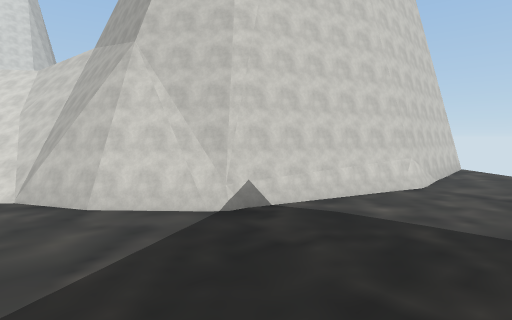
View 1 (above)

24 first-person views from a walk through a 3-D level made in the Unity game engine. The camera is 1.3 m above the floor, tilts 4° down and sees 80° across. The floor is counted in squares, 2 m on a side. Each view is taken from the middle of a square. On the plan, view 1 faces up. The plan holds only what a view shows up to about 10 squares ahead; the rest is blank. The place goes on beyond the plan. The player character is not drawn. Some surface patterns are stand-ins.

View 2
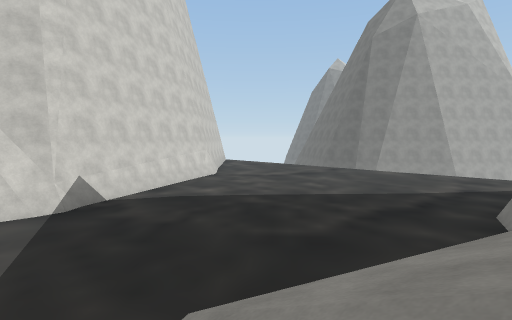

View 3
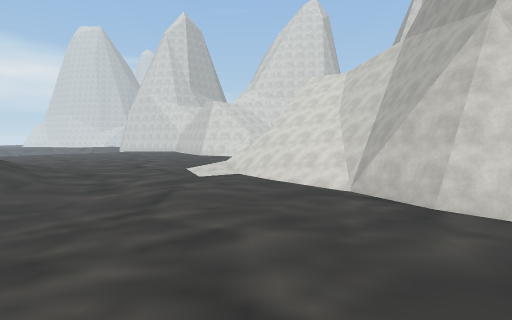

View 4
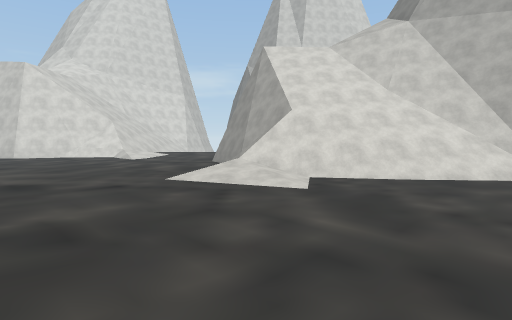

View 5
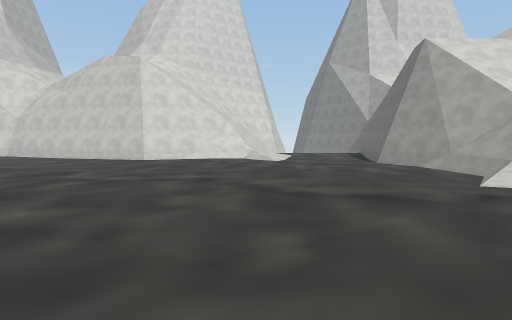

View 6
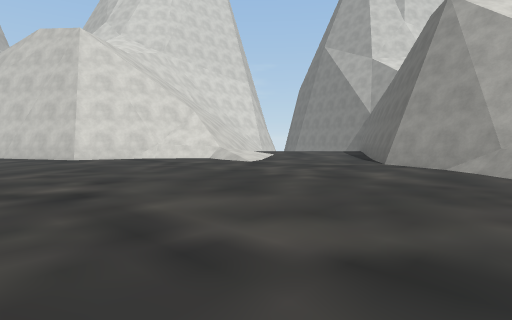

View 7
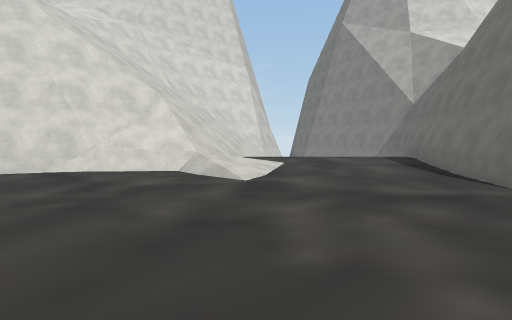

View 8
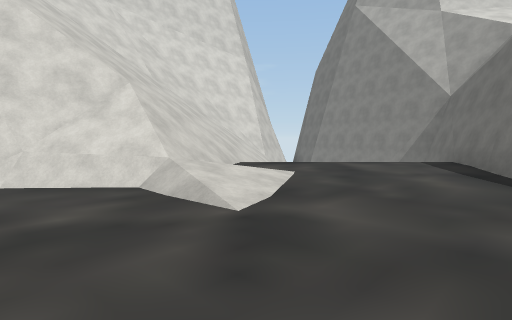

View 9
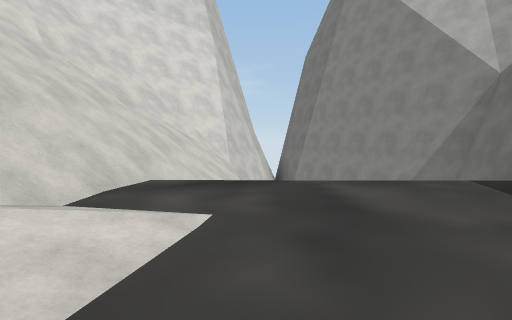

View 10
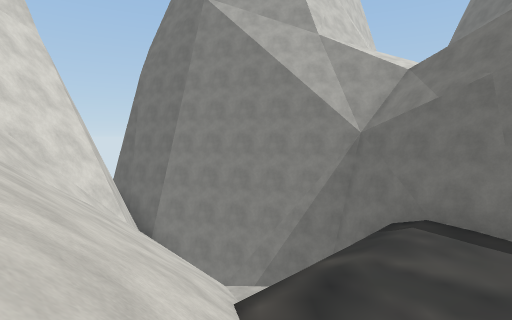

View 11
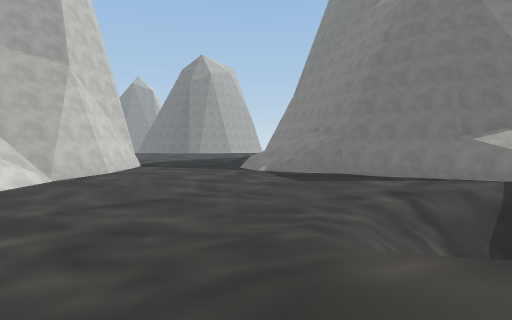

View 12
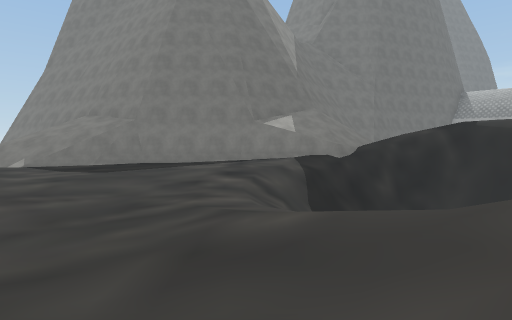

View 13
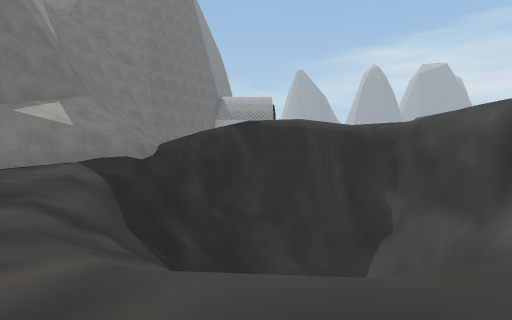

View 14
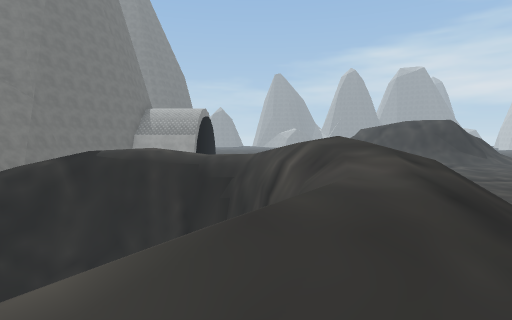

View 15
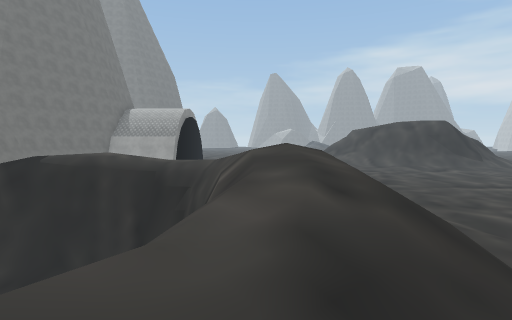

View 16
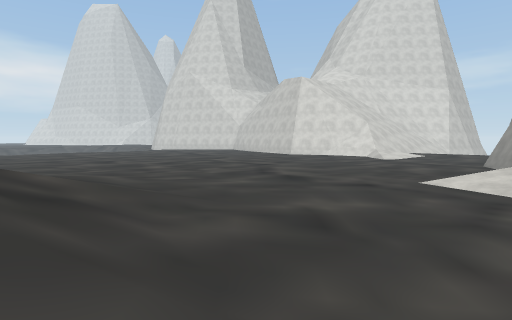

View 17
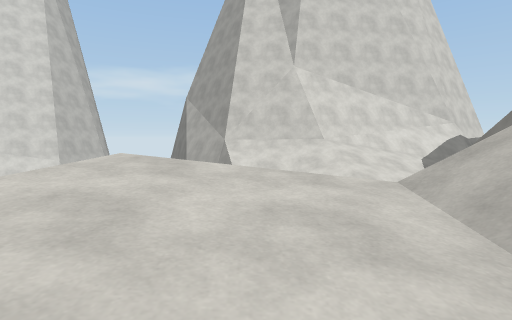

View 18
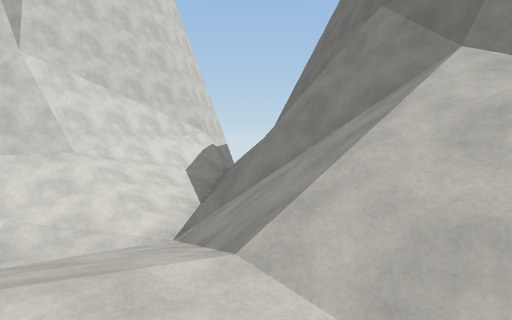

View 19
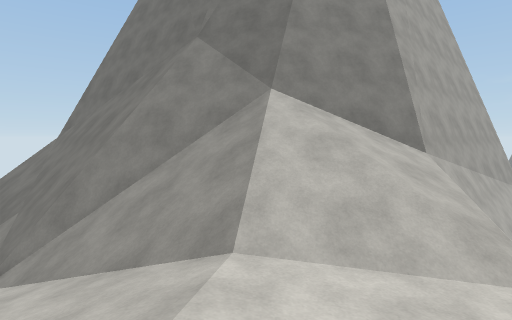

View 20
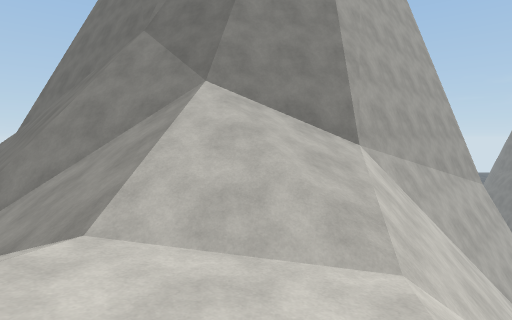

View 21
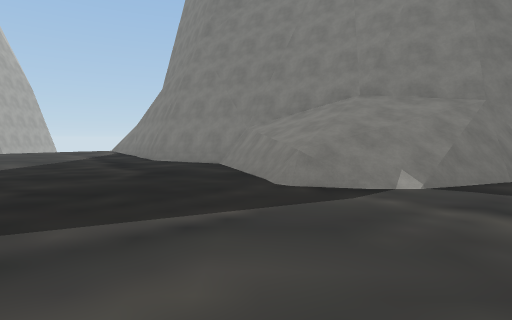

View 22
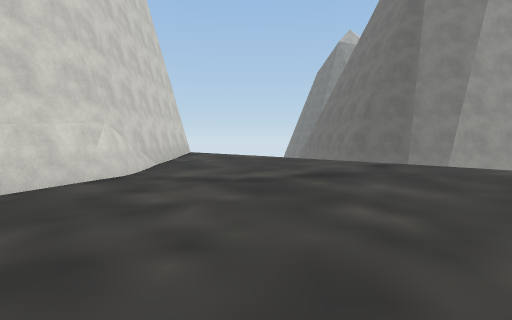

View 23
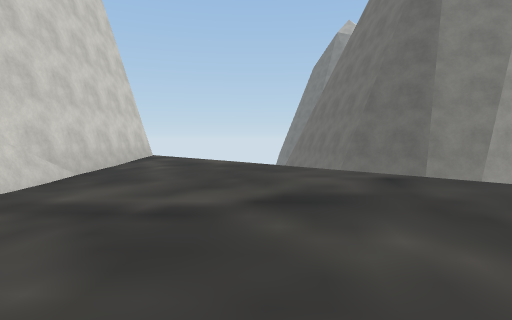

View 24
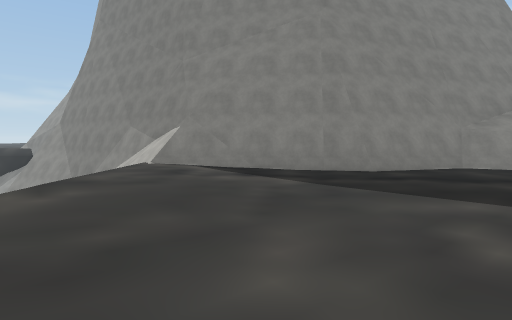

### Floor plan
Key: @ floor where view 1 was taken; # wall or solid block; . main floor; : floor 1.5 m higher than the main floor; - floor 1.75 m lower than the main floor; + floor 2.25 m higher than the main floor; * floor 3 m higher than the main floor; % floor 7 m higher than the main floor; & floor 8.75 m higher than the main floor; $ floor 9.5 m higher than the main floor; / step, stairs or slope; = window, fence, low wall or low ledge; ^ raised ledge; v drop or lower ground.
Columns run from 25 left of view 1 to 12 right of it. Each row starts with its distance up from view 1.
 24          #v##^
 23         ## vv#^     ^##
 22      ####v vvv#^^^^###
 21    vv##=/v vvvv//////#
 20    v#=///v  vvv//////=#
 19   /=//////  v#v%////###
 18   &//////////#v///##^
 17   //////..../#v///=^
 16   vv##//....##v////^
 15 #####=//....#v$$&//#
 14 ............#v&&///^             ##
 13  ...........#v//=//^            ##.
 12 ............#v///#v#^          ##..
 11 ............##///=####        ##...
 10 ............=/=///##         ##....  v
  9  ............/////=#       ###......v#
  8   .........././////##    ###........vv
  7    .................######..........v#
  6    ................................. #
  5    ................................. v
  4   ..................................
  3  ...................................
  2  ....  .../.........................
  1          ////........../===.........
  0          / ///........=//@=########
 -1         /*v   //......=///###     ##-
 -2        /+v     //....####^^        ###
 -3        /*v     //....##^
 -4        //v     //...##
 -5     ./ //v#    /#/=##
 -6    ...  *.#/ ///#/==^
 -7    ..   *v#////##//#^
 -8   ...    /###^##///#^
 -9  ....    +vvvvv/// ^
-10 ....      :+++/
-11 ....

Where each view was taken, in squares from view 1:
view 1: 0 up, 0 right, facing up
view 2: 0 up, 2 left, facing up-right
view 3: 0 up, 2 left, facing up-left
view 4: 1 up, 12 left, facing up
view 5: 2 up, 18 left, facing up
view 6: 5 up, 17 left, facing up
view 7: 9 up, 17 left, facing up
view 8: 11 up, 17 left, facing up
view 9: 14 up, 16 left, facing up
view 10: 16 up, 19 left, facing up-right
view 11: 1 up, 15 left, facing right
view 12: 2 up, 13 left, facing down-right
view 13: 1 up, 11 left, facing down
view 14: 0 up, 16 left, facing down
view 15: 1 down, 17 left, facing down
view 16: 1 up, 12 left, facing up-left
view 17: 13 up, 10 left, facing up
view 18: 14 up, 10 left, facing up-right
view 19: 15 up, 11 left, facing right
view 20: 14 up, 11 left, facing right
view 21: 5 up, 4 left, facing down-right
view 22: 4 up, 3 right, facing up-right
view 23: 5 up, 5 right, facing up-right
view 24: 7 up, 7 right, facing down
